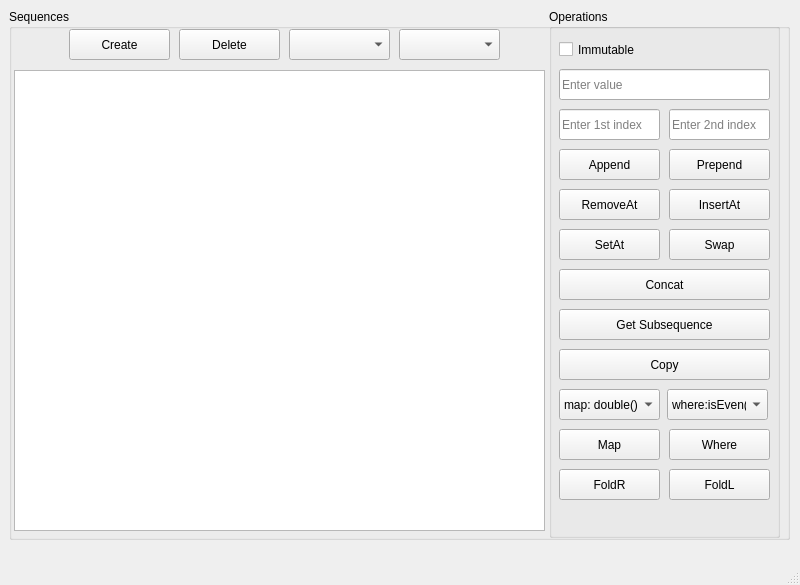
<?xml version="1.0" encoding="UTF-8"?>
<ui version="4.0">
 <class>MainWindow</class>
 <widget class="QMainWindow" name="MainWindow">
  <property name="geometry">
   <rect>
    <x>0</x>
    <y>0</y>
    <width>800</width>
    <height>585</height>
   </rect>
  </property>
  <property name="windowTitle">
   <string>MainWindow</string>
  </property>
  <widget class="QWidget" name="centralwidget">
   <property name="sizePolicy">
    <sizepolicy hsizetype="Expanding" vsizetype="Expanding">
     <horstretch>0</horstretch>
     <verstretch>0</verstretch>
    </sizepolicy>
   </property>
   <widget class="QWidget" name="horizontalLayoutWidget">
    <property name="geometry">
     <rect>
      <x>9</x>
      <y>9</y>
      <width>781</width>
      <height>531</height>
     </rect>
    </property>
    <layout class="QHBoxLayout" name="horizontalLayout" stretch="7">
     <item>
      <widget class="QGroupBox" name="Sequences">
       <property name="title">
        <string>Sequences</string>
       </property>
       <widget class="QPushButton" name="createBtn">
        <property name="geometry">
         <rect>
          <x>60</x>
          <y>20</y>
          <width>101</width>
          <height>31</height>
         </rect>
        </property>
        <property name="text">
         <string>Create</string>
        </property>
       </widget>
       <widget class="QPushButton" name="deleteBtn">
        <property name="geometry">
         <rect>
          <x>170</x>
          <y>20</y>
          <width>101</width>
          <height>31</height>
         </rect>
        </property>
        <property name="text">
         <string>Delete</string>
        </property>
       </widget>
       <widget class="QComboBox" name="varType">
        <property name="geometry">
         <rect>
          <x>280</x>
          <y>20</y>
          <width>101</width>
          <height>31</height>
         </rect>
        </property>
        <property name="currentText">
         <string/>
        </property>
        <property name="placeholderText">
         <string>Content type</string>
        </property>
        <item>
         <property name="text">
          <string>Integer</string>
         </property>
        </item>
        <item>
         <property name="text">
          <string>Double</string>
         </property>
        </item>
        <item>
         <property name="text">
          <string>String</string>
         </property>
        </item>
        <item>
         <property name="text">
          <string>Person</string>
         </property>
        </item>
       </widget>
       <widget class="QComboBox" name="containerType">
        <property name="geometry">
         <rect>
          <x>390</x>
          <y>20</y>
          <width>101</width>
          <height>31</height>
         </rect>
        </property>
        <property name="currentText">
         <string/>
        </property>
        <property name="placeholderText">
         <string>Container type</string>
        </property>
        <item>
         <property name="text">
          <string>Flist</string>
         </property>
        </item>
        <item>
         <property name="text">
          <string>Stack</string>
         </property>
        </item>
       </widget>
       <widget class="QListWidget" name="seqList">
        <property name="geometry">
         <rect>
          <x>5</x>
          <y>61</y>
          <width>531</width>
          <height>461</height>
         </rect>
        </property>
       </widget>
       <widget class="QGroupBox" name="Operations">
        <property name="geometry">
         <rect>
          <x>540</x>
          <y>0</y>
          <width>231</width>
          <height>529</height>
         </rect>
        </property>
        <property name="title">
         <string>Operations</string>
        </property>
        <widget class="QPushButton" name="appendBtn">
         <property name="geometry">
          <rect>
           <x>10</x>
           <y>140</y>
           <width>101</width>
           <height>31</height>
          </rect>
         </property>
         <property name="text">
          <string>Append</string>
         </property>
        </widget>
        <widget class="QPushButton" name="prependBtn">
         <property name="geometry">
          <rect>
           <x>120</x>
           <y>140</y>
           <width>101</width>
           <height>31</height>
          </rect>
         </property>
         <property name="text">
          <string>Prepend</string>
         </property>
        </widget>
        <widget class="QPushButton" name="insertAtBtn">
         <property name="geometry">
          <rect>
           <x>120</x>
           <y>180</y>
           <width>101</width>
           <height>31</height>
          </rect>
         </property>
         <property name="text">
          <string>InsertAt</string>
         </property>
        </widget>
        <widget class="QPushButton" name="removeAtBtn">
         <property name="geometry">
          <rect>
           <x>10</x>
           <y>180</y>
           <width>101</width>
           <height>31</height>
          </rect>
         </property>
         <property name="text">
          <string>RemoveAt</string>
         </property>
        </widget>
        <widget class="QPushButton" name="setAtBtn">
         <property name="geometry">
          <rect>
           <x>10</x>
           <y>220</y>
           <width>101</width>
           <height>31</height>
          </rect>
         </property>
         <property name="text">
          <string>SetAt</string>
         </property>
        </widget>
        <widget class="QLineEdit" name="valueInput">
         <property name="geometry">
          <rect>
           <x>10</x>
           <y>60</y>
           <width>211</width>
           <height>31</height>
          </rect>
         </property>
         <property name="placeholderText">
          <string>Enter value</string>
         </property>
        </widget>
        <widget class="QLineEdit" name="index1Input">
         <property name="geometry">
          <rect>
           <x>10</x>
           <y>100</y>
           <width>101</width>
           <height>31</height>
          </rect>
         </property>
         <property name="placeholderText">
          <string>Enter 1st index</string>
         </property>
        </widget>
        <widget class="QLineEdit" name="index2Input">
         <property name="geometry">
          <rect>
           <x>120</x>
           <y>100</y>
           <width>101</width>
           <height>31</height>
          </rect>
         </property>
         <property name="placeholderText">
          <string>Enter 2nd index</string>
         </property>
        </widget>
        <widget class="QPushButton" name="swapBtn">
         <property name="geometry">
          <rect>
           <x>120</x>
           <y>220</y>
           <width>101</width>
           <height>31</height>
          </rect>
         </property>
         <property name="text">
          <string>Swap</string>
         </property>
        </widget>
        <widget class="QCheckBox" name="isImmutable">
         <property name="geometry">
          <rect>
           <x>10</x>
           <y>30</y>
           <width>85</width>
           <height>21</height>
          </rect>
         </property>
         <property name="text">
          <string>Immutable</string>
         </property>
        </widget>
        <widget class="QPushButton" name="copyBtn">
         <property name="geometry">
          <rect>
           <x>10</x>
           <y>340</y>
           <width>211</width>
           <height>31</height>
          </rect>
         </property>
         <property name="text">
          <string>Copy</string>
         </property>
        </widget>
        <widget class="QPushButton" name="subSeqBtn">
         <property name="geometry">
          <rect>
           <x>10</x>
           <y>300</y>
           <width>211</width>
           <height>31</height>
          </rect>
         </property>
         <property name="text">
          <string>Get Subsequence</string>
         </property>
        </widget>
        <widget class="QPushButton" name="concatBtn">
         <property name="geometry">
          <rect>
           <x>10</x>
           <y>260</y>
           <width>211</width>
           <height>31</height>
          </rect>
         </property>
         <property name="text">
          <string>Concat</string>
         </property>
        </widget>
        <widget class="QPushButton" name="FoldRBtn">
         <property name="geometry">
          <rect>
           <x>10</x>
           <y>460</y>
           <width>101</width>
           <height>31</height>
          </rect>
         </property>
         <property name="text">
          <string>FoldR</string>
         </property>
        </widget>
        <widget class="QPushButton" name="whereBtn">
         <property name="geometry">
          <rect>
           <x>120</x>
           <y>420</y>
           <width>101</width>
           <height>31</height>
          </rect>
         </property>
         <property name="text">
          <string>Where</string>
         </property>
        </widget>
        <widget class="QPushButton" name="mapBtn">
         <property name="geometry">
          <rect>
           <x>10</x>
           <y>420</y>
           <width>101</width>
           <height>31</height>
          </rect>
         </property>
         <property name="text">
          <string>Map</string>
         </property>
        </widget>
        <widget class="QPushButton" name="FoldLBtn">
         <property name="geometry">
          <rect>
           <x>120</x>
           <y>460</y>
           <width>101</width>
           <height>31</height>
          </rect>
         </property>
         <property name="text">
          <string>FoldL</string>
         </property>
        </widget>
        <widget class="QComboBox" name="mapFunc">
         <property name="geometry">
          <rect>
           <x>10</x>
           <y>380</y>
           <width>101</width>
           <height>31</height>
          </rect>
         </property>
         <property name="currentText">
          <string>map: double()</string>
         </property>
         <item>
          <property name="text">
           <string>map: double()</string>
          </property>
         </item>
         <item>
          <property name="text">
           <string>map: sign()</string>
          </property>
         </item>
        </widget>
        <widget class="QComboBox" name="whereFunc">
         <property name="geometry">
          <rect>
           <x>118</x>
           <y>380</y>
           <width>101</width>
           <height>31</height>
          </rect>
         </property>
         <property name="currentText">
          <string>where:isEven()</string>
         </property>
         <item>
          <property name="text">
           <string>where:isEven()</string>
          </property>
         </item>
        </widget>
       </widget>
      </widget>
     </item>
    </layout>
   </widget>
  </widget>
  <widget class="QMenuBar" name="menubar">
   <property name="geometry">
    <rect>
     <x>0</x>
     <y>0</y>
     <width>800</width>
     <height>20</height>
    </rect>
   </property>
  </widget>
  <widget class="QStatusBar" name="statusbar"/>
 </widget>
 <resources/>
 <connections/>
</ui>
